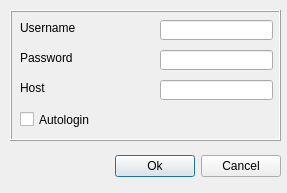
<ui version="4.0" >
 <class>LoginDialogBase</class>
 <widget class="QDialog" name="LoginDialogBase" >
  <property name="geometry" >
   <rect>
    <x>0</x>
    <y>0</y>
    <width>287</width>
    <height>193</height>
   </rect>
  </property>
  <property name="windowTitle" >
   <string>Please login</string>
  </property>
  <widget class="QWidget" name="layoutWidget" >
   <property name="geometry" >
    <rect>
     <x>10</x>
     <y>150</y>
     <width>271</width>
     <height>33</height>
    </rect>
   </property>
   <layout class="QHBoxLayout" >
    <property name="spacing" >
     <number>6</number>
    </property>
    <property name="leftMargin" >
     <number>0</number>
    </property>
    <property name="topMargin" >
     <number>0</number>
    </property>
    <property name="rightMargin" >
     <number>0</number>
    </property>
    <property name="bottomMargin" >
     <number>0</number>
    </property>
    <item>
     <spacer>
      <property name="orientation" >
       <enum>Qt::Horizontal</enum>
      </property>
      <property name="sizeHint" >
       <size>
        <width>131</width>
        <height>31</height>
       </size>
      </property>
     </spacer>
    </item>
    <item>
     <widget class="QPushButton" name="okButton" >
      <property name="text" >
       <string>Ok</string>
      </property>
     </widget>
    </item>
    <item>
     <widget class="QPushButton" name="cancelButton" >
      <property name="text" >
       <string>Cancel</string>
      </property>
     </widget>
    </item>
   </layout>
  </widget>
  <widget class="QFrame" name="frame" >
   <property name="geometry" >
    <rect>
     <x>10</x>
     <y>10</y>
     <width>271</width>
     <height>131</height>
    </rect>
   </property>
   <property name="frameShape" >
    <enum>QFrame::Box</enum>
   </property>
   <property name="frameShadow" >
    <enum>QFrame::Raised</enum>
   </property>
   <widget class="QLineEdit" name="UsernameEdit" >
    <property name="geometry" >
     <rect>
      <x>150</x>
      <y>10</y>
      <width>113</width>
      <height>20</height>
     </rect>
    </property>
   </widget>
   <widget class="QLineEdit" name="PasswordEdit" >
    <property name="geometry" >
     <rect>
      <x>150</x>
      <y>40</y>
      <width>113</width>
      <height>20</height>
     </rect>
    </property>
    <property name="echoMode" >
     <enum>QLineEdit::Password</enum>
    </property>
   </widget>
   <widget class="QLineEdit" name="HostEdit" >
    <property name="geometry" >
     <rect>
      <x>150</x>
      <y>70</y>
      <width>113</width>
      <height>20</height>
     </rect>
    </property>
    <property name="echoMode" >
     <enum>QLineEdit::Normal</enum>
    </property>
   </widget>
   <widget class="QLabel" name="UsernameLabel" >
    <property name="geometry" >
     <rect>
      <x>10</x>
      <y>10</y>
      <width>121</width>
      <height>16</height>
     </rect>
    </property>
    <property name="text" >
     <string>Username</string>
    </property>
   </widget>
   <widget class="QLabel" name="PasswordLabel" >
    <property name="geometry" >
     <rect>
      <x>10</x>
      <y>40</y>
      <width>121</width>
      <height>16</height>
     </rect>
    </property>
    <property name="text" >
     <string>Password</string>
    </property>
   </widget>
   <widget class="QLabel" name="PasswordLabel_2" >
    <property name="geometry" >
     <rect>
      <x>10</x>
      <y>70</y>
      <width>111</width>
      <height>16</height>
     </rect>
    </property>
    <property name="text" >
     <string>Host</string>
    </property>
   </widget>
   <widget class="QCheckBox" name="AutoLogincheckBox" >
    <property name="geometry" >
     <rect>
      <x>10</x>
      <y>100</y>
      <width>201</width>
      <height>19</height>
     </rect>
    </property>
    <property name="text" >
     <string>Autologin</string>
    </property>
   </widget>
  </widget>
 </widget>
 <resources/>
 <connections/>
</ui>
